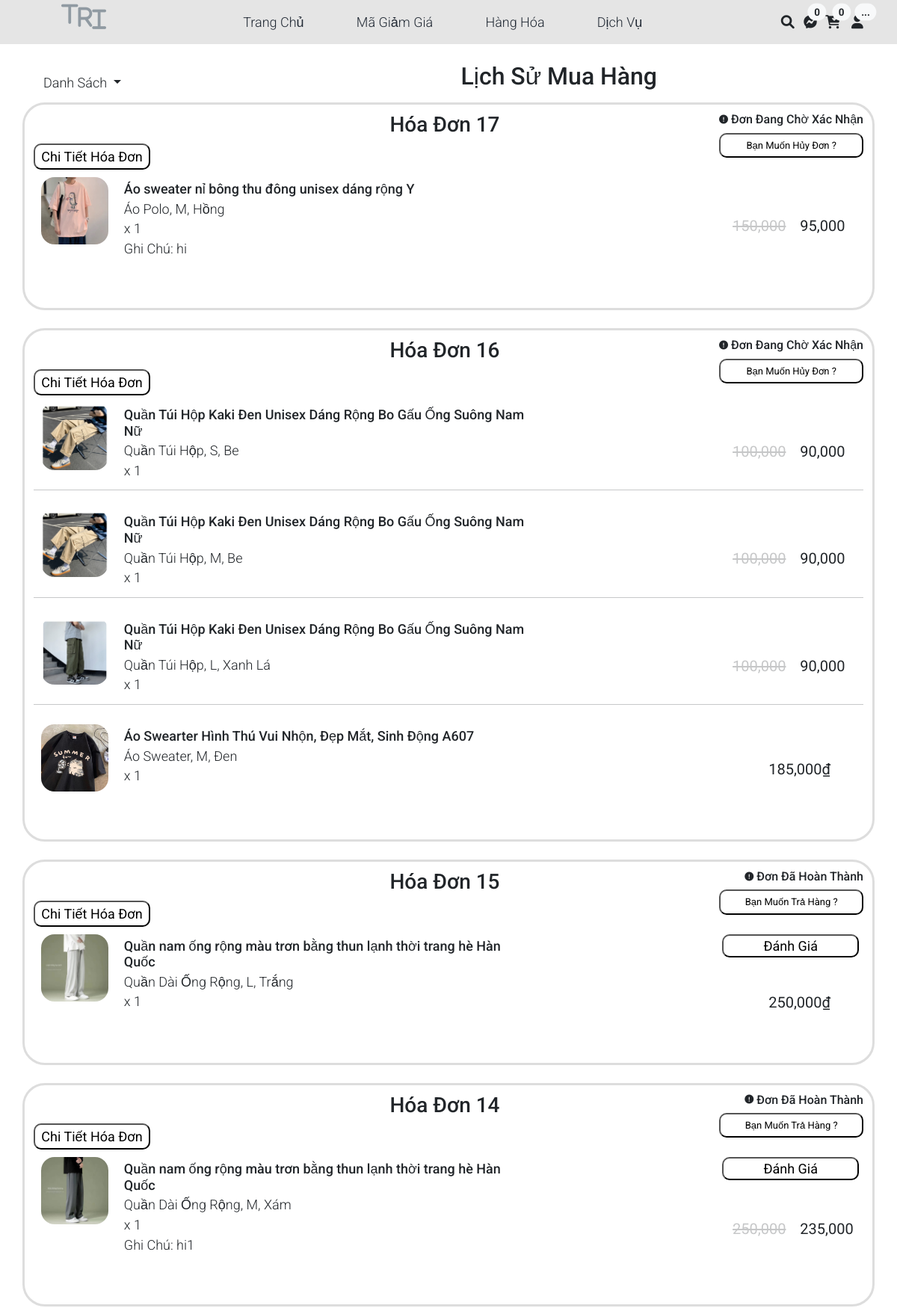
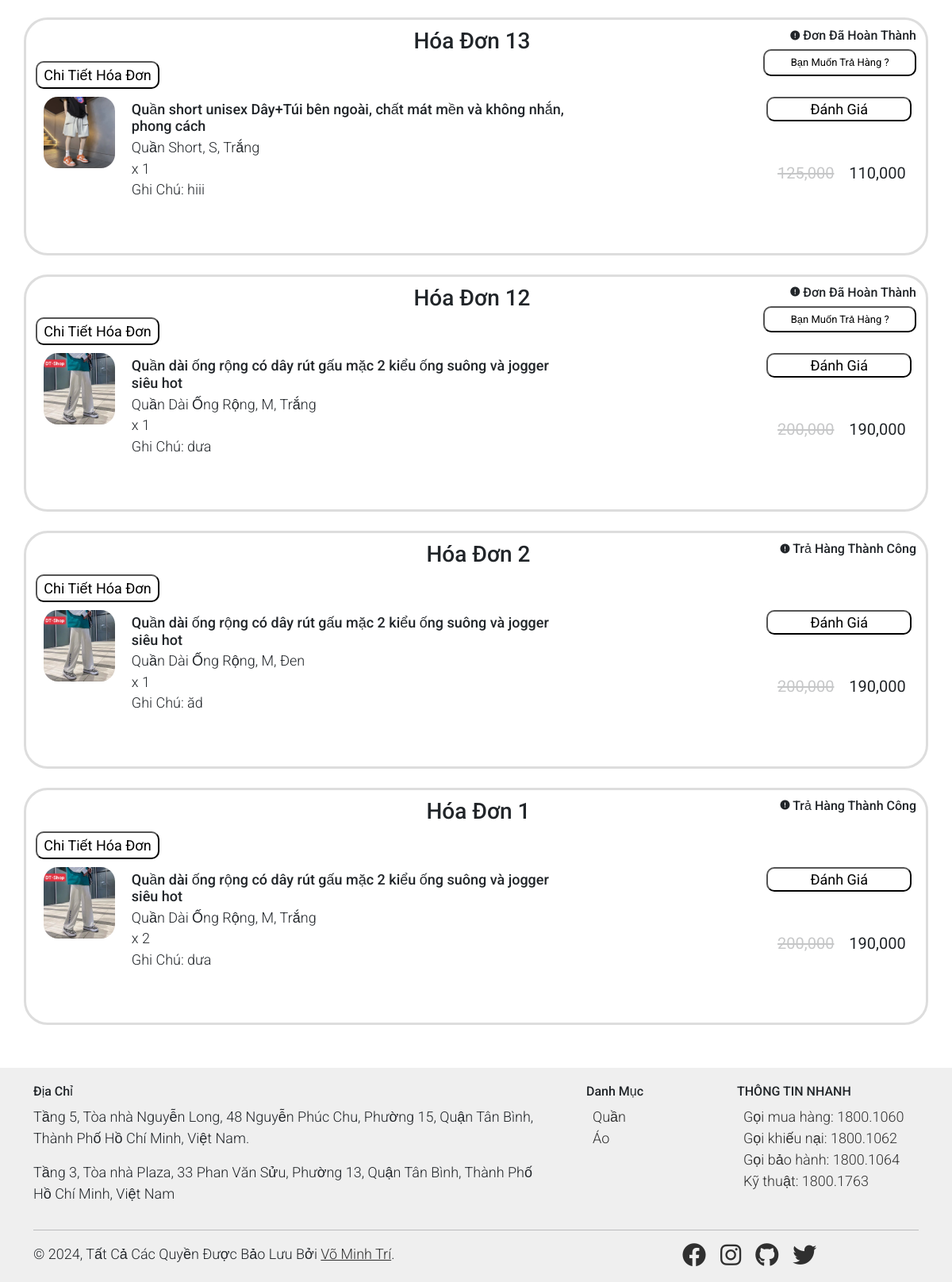
Screenshot of /index.php?action=user&act=lichsumuahang (signed in) with the database file from the repository (2 pictures, top to bottom).
### tables this page shows
CREATE TABLE `hoadon` (
  `masohd` int(11) NOT NULL,
  `makh` int(11) NOT NULL,
  `ngaydat` date NOT NULL,
  `tongtien` int(11) NOT NULL,
  `tienship` float NOT NULL,
  `vouchership` float NOT NULL,
  `voucherhanghoa` float NOT NULL,
  `ghichu` varchar(120) NOT NULL,
  `tenkh` varchar(110) NOT NULL,
  `diachi` text NOT NULL,
  `sodienthoai` varchar(110) NOT NULL
);

### Model/connect.php (called while the page is built, shortened)
<?php
    class connect{
        var $db=null;
        function __construct(){
            $dsn='mysql:host=localhost;dbname=shopdo';
            $user='root';
            $pass='';
            try {
                $this->db=new PDO($dsn,$user,$pass,array(PDO::MYSQL_ATTR_INIT_COMMAND=>'SET NAMES utf8'));
            } catch (\Throwable $th) {
                echo "Kết nối không thành công";
                echo $th;
            }
        }
        function getList($select){
            $result=$this->db->query($select);
            return $result;
        }
        function getInstance($select){
            $results=$this->db->query($select);
            $result=$results->fetch();
            return $result;
        }
    }
?>

### Model/user.php (called while the page is built, shortened)
<?php
class user
{
    function LichSuMuaHang($makh)
    {
        $db = new connect();
        $select = "select distinct * from hoadon a, cthoadon b where a.masohd=b.masohd and a.makh=$makh order by a.masohd desc";
        $result = $db->getList($select);
        return $result;
    }
}

### Model/hanghoa.php (called while the page is built, shortened)
<?php
class hanghoa
{
    function GetHangHoaDanhGia($id, $makh)
    {
        $db = new connect();
        $select = "select distinct * from hoadon a, cthoadon b, khachhang c, comment d WHERE a.masohd = b.masohd and d.idkh=c.makh and d.idhanghoa=b.mahh and c.makh=$makh and b.mahh = $id";
        $result = $db->getInstance($select);
        return $result;
    }
}

### View/lichsumuahang.php (the view, shortened to what this page needs)
<?php
if (isset($_SESSION['masohd']) && !empty($_SESSION['masohd']) && $_SESSION['masohd'] != 0) {
    $kh = new user();
    if (isset($_GET['act']) && $_GET['act'] == 'trangthai') {
        $lsmuahang = $kh->selectLoaiDon($_SESSION['makh'], $_GET['tt']);
        $tong = $kh->selectLoaiDon($_SESSION['makh'], $_GET['tt'])->rowCount();
    } else {
        $lsmuahang = $kh->LichSuMuaHang($_SESSION['makh']);
        $tong = 1;
    }
    $previous_masohd = null;
    $firstItem = true;
    $firstOrder = true;
    $trangthai = '';
?>
    <div class="d-flex align-items-center mt-4">
        <div class="col-3">
            <div class="nav-item dropdown text-start col-7">
                <a class="nav-link dropdown-toggle text-dark" href="#" id="dropdownId" data-toggle="dropdown" aria-haspopup="true" aria-expanded="false">
                    <?php
                    echo isset($_GET['tt']) ? ($_GET['tt'] == 0 ? 'Đơn Chờ Xác Nhận' : ($_GET['tt'] == 1 ? 'Đơn Đang Được Giao' : ($_GET['tt'] == 2 ? 'Đơn Đã Hoàn Thành' : ($_GET['tt'] == 3 ? 'Đơn Đã Bị Hủy' : ($_GET['tt'] == 4 ? 'Đợi Đổi/Trả Hàng' : 'Đổi Trả Hàng Thành Công'))))) : 'Danh Sách';
                    ?>
                </a>
            </div>
        </div>
        <div class="col-6 text-end">
            <h2 class=" mb-3 text-xxl-center">Lịch Sử Mua Hàng</h2>
        </div>
    </div>
    <?php
    if ($tong > 0) {
        while ($set = $lsmuahang->fetch()) :
            if ($set['trangthai'] == 0) {
                $trangthai = 'Đơn Đang Chờ Xác Nhận';
            }
            if ($set['trangthai'] == 2) {
                $trangthai = 'Đơn Đã Hoàn Thành';
            }
            if ($set['trangthai'] == 5) {
                $trangthai = 'Trả Hàng Thành Công';
            }
            if ($set['masohd'] !== $previous_masohd) {
                if (!$firstItem && !$firstOrder) {
                    echo '
                    </div>';
                }
                if (!$firstOrder) {
                    echo '    <div class="mt-4 text-end">
                    </div>
                    </div>';
                }
    ?>
                <div class="order-container mb-4 hoverlist">
                    <div class="d-flex">
                        <div class="col-7 pe-4">
                            <div class="col-12">
                                <h3 class="text-end"> Hóa Đơn <?php echo $set['masohd']; ?></h3>
                            </div>
                            <div class="col-12">
                                <form action="index.php?action=user&act=lichsuchitiet" method="post">
                                    <button class=" rounded-10px col-3 chitietdon p-05" type="submit">Chi Tiết Hóa Đơn</button>
                                </form>
                            </div>
                        </div>
                        <div class="col-5">
                            <div>
                                <h6 class="text-end"><i class="fa-solid fa-circle-exclamation fa-xs"> </i> <?php echo $trangthai; ?></h6>
                                <div class="text-end">
                                    <?php
                                    if ($set['trangthai'] == 0) {
                                    ?>
                                        <a href="index.php?action=user&act=huydon&masohd=<?php echo $set['masohd']; ?>" class="col-6 fs13 user huydon">
                                            <button class="col-5 xacnhandon rounded-10px" type="button">
                                                Bạn Muốn Hủy Đơn ?
                                            </button>
                                        </a>
                                    <?php } ?>
                                    <?php
                                    if ($set['trangthai'] == 2) {
                                    ?>
                                        <a href="index.php?action=user&act=trahang&masohd=<?php echo $set['masohd']; ?>" class="col-6 fs13 user">
                                            <button class="col-5 xacnhandon rounded-10px" type="button">
                                                Bạn Muốn Trả Hàng ?
                                            </button>
                                        </a> <?php } ?>
                                </div>
                            </div>
                        </div>
                    </div>
                <?php
                echo '<div class="order-item"> ';
                $firstItem = true;
                $firstOrder = false;
            }
            if (!$firstItem) {
                echo '</div> <hr class="mt-0">';
                echo '<div class="order-item"> ';
            }
                ?>
                <div class="item-image col-1">
                    <img src="Content/imagetourdien/<?php echo $set['hinh']; ?>" alt="Product Image" class="rounded-20">
                </div>
                <div class="item-details col-6">
                    <h3 class="item-name"><?php echo $set['tenhh'] ?>
                        <p class="item-name"> <?php echo $set['loai'] ?>, <?php echo $set['size'] ?>, <?php echo $set['mausac'] ?></p>
                        <p class="item-quantity">x <?php echo $set['soluongmua'] ?></p>
                        <?php if ($set['ghichu'] != null && $set['ghichu'] != 0) { ?>
                            <p class="item-quantity">Ghi Chú: <?php echo $set['ghichu'] ?></p>
                        <?php } ?>
                </div>
                <div class="col-5 text-end">
                    <div class="me-3">
                        <?php
                        $hh = new hanghoa();
                        $ls = $hh->GetHangHoaDanhGia($set['mahh'], $_SESSION['makh']);
                        if (($set['trangthai'] == 2 || $set['trangthai'] == 5) && $ls < 1) {
                        ?>
                            <a href="index.php?action=sanpham&act=sanphamchitiet&id=<?php echo $set['mahh']; ?>&actt=danhgia"><button class="xacnhandon rounded-10px col-5 p-0 ">Đánh Giá</button></a>
                        <?php } ?>
                    </div>
                    <div class="mt-5">
                        <?php
                        if ($set['giamgia'] > 0) {
                        ?>
                            <div class="d-flex text-end">
                                <h5 class="item-price col-9 text-end fw-normal opacity-25"> <strike> <?php echo number_format($set['dongia']); ?></strike> </h5>
                                <h5 class="item-price col-3 text-start offset-05 fw-normal"> <?php echo number_format($set['giamgia']); ?></h5>
                            </div>
                        <?php
                        } else {
                        ?>
                            <div class="col-11 text-end">
                                <h5 class="item-price fw-normal me-3"><?php echo number_format($set['dongia']); ?>₫</h5>
                            </div>
                        <?php
                        }
                        ?>
                    </div>
                </div>
                <?php
                $firstItem = false;
                $previous_masohd = $set['masohd'];
                ?>
            <?php
        endwhile;
        echo ' </div> ';
        echo '   <div class="mt-4 text-end">
    </div>
    </div> ';
    } else {        ?>
            <div class="text-center mt-7 mb-7">
                <h1 class="text-center text-d9d9d9">không có gì ở đây</h1>
            </div>
        <?php } ?>
    <?php
} else {
    echo '<script> alert("Chưa Có Hóa Đơn Cũ");</script>';
    echo '<meta http-equiv="refresh" content="0;url=./index.php?action=home"/>';
}
    ?>

### Content/CSS/templatemo.css (style rules this page uses)
.scrollwidthnone { scrollbar-width: none; }
.hoverlist { transition: background 0.6s ease; }
.chitietdon { color: black; background: white; border-radius: 20px; padding: 5px 0px; transition: background 0.6s ease, color 0.6s ease; }
.xacnhandon { color: black; background: white; border-radius: 20px; padding: 5px 0px; transition: background 0.6s ease, color 0.6s ease; }
img { max-width: 100%; }
body { font-family: Arial, sans-serif; margin: 0; }
.order-container { margin: 0 auto; border: 3px solid #ddd; border-radius: 30px; padding: 10px 30px 30px 30px; }
.order-item { display: flex; padding: 10px; }
.item-image img { max-width: 90px; max-height: 100px; }
.item-details { margin-left: 20px; }
.item-name { font-size: 18px; margin: 5px 0; }
.item-price, .item-quantity, .item-total { margin: 5px 0; }
body, ul, li, p, a, label, input, div { font-family: "Roboto", sans-serif; font-size: 18px !important; font-weight: 300 !important; }

### Content/CSS/style.css (style rules this page uses)
a { text-decoration: none; -webkit-transition: 0.3s all ease; -o-transition: 0.3s all ease; transition: 0.3s all ease; color: #2f2f2f; text-decoration: underline; }

### rows the page displays
hoadon: masohd "17", trangthai "Đơn Đang Chờ Xác Nhận", shows a picture, tenhh "Áo sweater nỉ bông thu đông unisex dáng rộng Y", loai "Áo Polo", size "M", mausac "Hồng", soluongmua "1", ghichu "hi", dongia "150,000", giamgia "95,000"
hoadon: masohd "16", trangthai "Đơn Đang Chờ Xác Nhận", shows a picture, tenhh "Quần Túi Hộp Kaki Đen Unisex Dáng Rộng Bo Gấu Ống Suông Nam Nữ", loai "Quần Túi Hộp", size "S", mausac "Be", soluongmua "1", dongia "100,000", giamgia "90,000", size "M", size "L", mausac "Xanh Lá", tenhh "Áo Swearter Hình Thú Vui Nhộn, Đẹp Mắt, Sinh Động A607", loai "Áo Sweater", mausac "Đen", dongia "185,000"
hoadon: masohd "15", trangthai "Đơn Đã Hoàn Thành", shows a picture, tenhh "Quần nam ống rộng màu trơn bằng thun lạnh thời trang hè Hàn Quốc", loai "Quần Dài Ống Rộng", size "L", mausac "Trắng", soluongmua "1", dongia "250,000"
hoadon: masohd "14", trangthai "Đơn Đã Hoàn Thành", shows a picture, tenhh "Quần nam ống rộng màu trơn bằng thun lạnh thời trang hè Hàn Quốc", loai "Quần Dài Ống Rộng", size "M", mausac "Xám", soluongmua "1", ghichu "hi1", dongia "250,000", giamgia "235,000"
hoadon: masohd "13", trangthai "Đơn Đã Hoàn Thành", shows a picture, tenhh "Quần short unisex Dây+Túi bên ngoài, chất mát mền và không nhắn, phong cách", loai "Quần Short", size "S", mausac "Trắng", soluongmua "1", ghichu "hiii", dongia "125,000", giamgia "110,000"
hoadon: masohd "12", trangthai "Đơn Đã Hoàn Thành", tenhh "Quần dài ống rộng có dây rút gấu mặc 2 kiểu ống suông và jogger siêu hot", loai "Quần Dài Ống Rộng", size "M", mausac "Trắng", soluongmua "1", ghichu "dưa", dongia "200,000", giamgia "190,000"
hoadon: masohd "2", trangthai "Trả Hàng Thành Công", tenhh "Quần dài ống rộng có dây rút gấu mặc 2 kiểu ống suông và jogger siêu hot", loai "Quần Dài Ống Rộng", size "M", mausac "Đen", soluongmua "1", ghichu "ăd", dongia "200,000", giamgia "190,000"
hoadon: masohd "1", trangthai "Trả Hàng Thành Công", tenhh "Quần dài ống rộng có dây rút gấu mặc 2 kiểu ống suông và jogger siêu hot", loai "Quần Dài Ống Rộng", size "M", mausac "Trắng", soluongmua "2", ghichu "dưa", dongia "200,000", giamgia "190,000"

### other values shown
$giohang "0"
